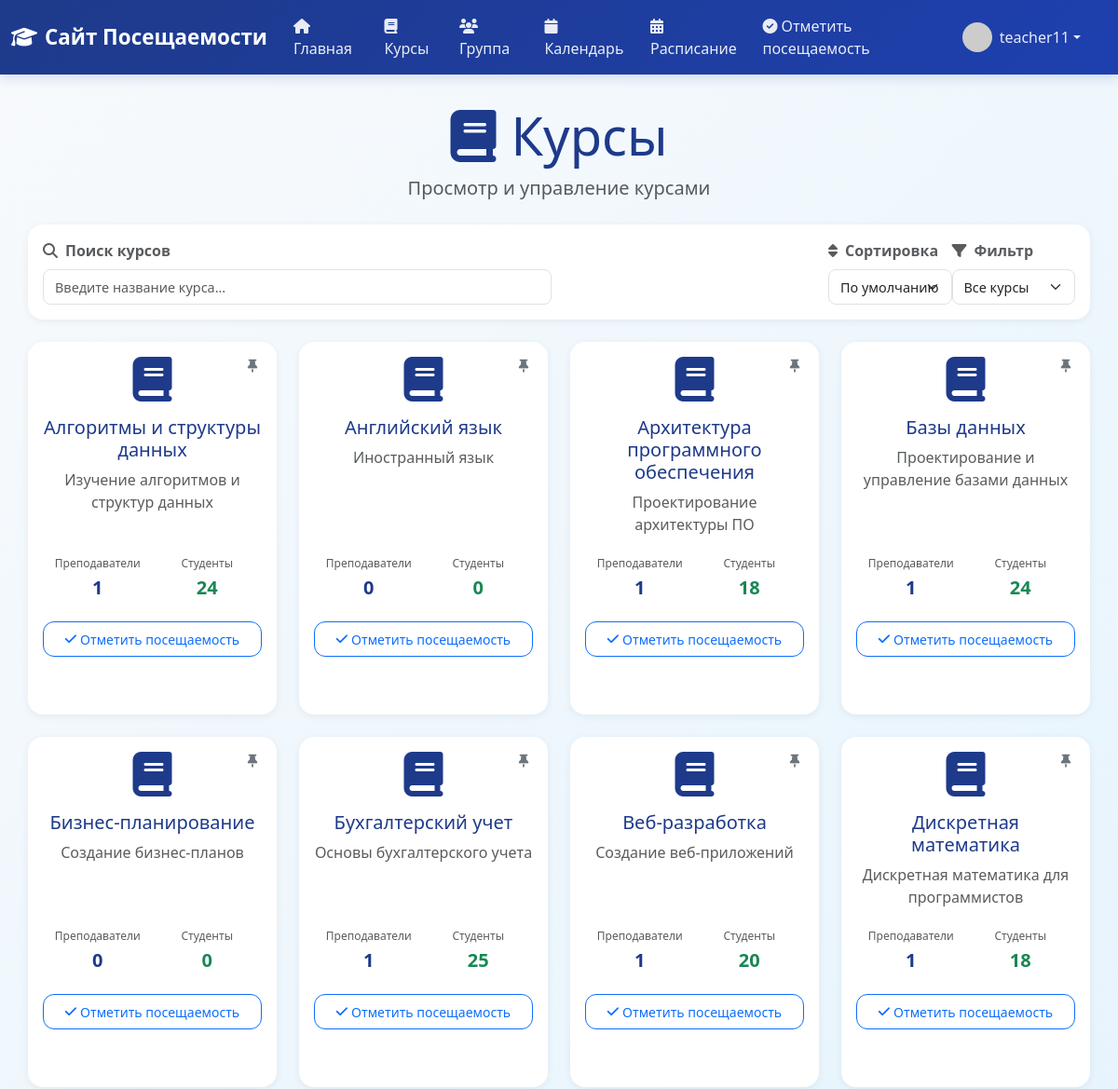
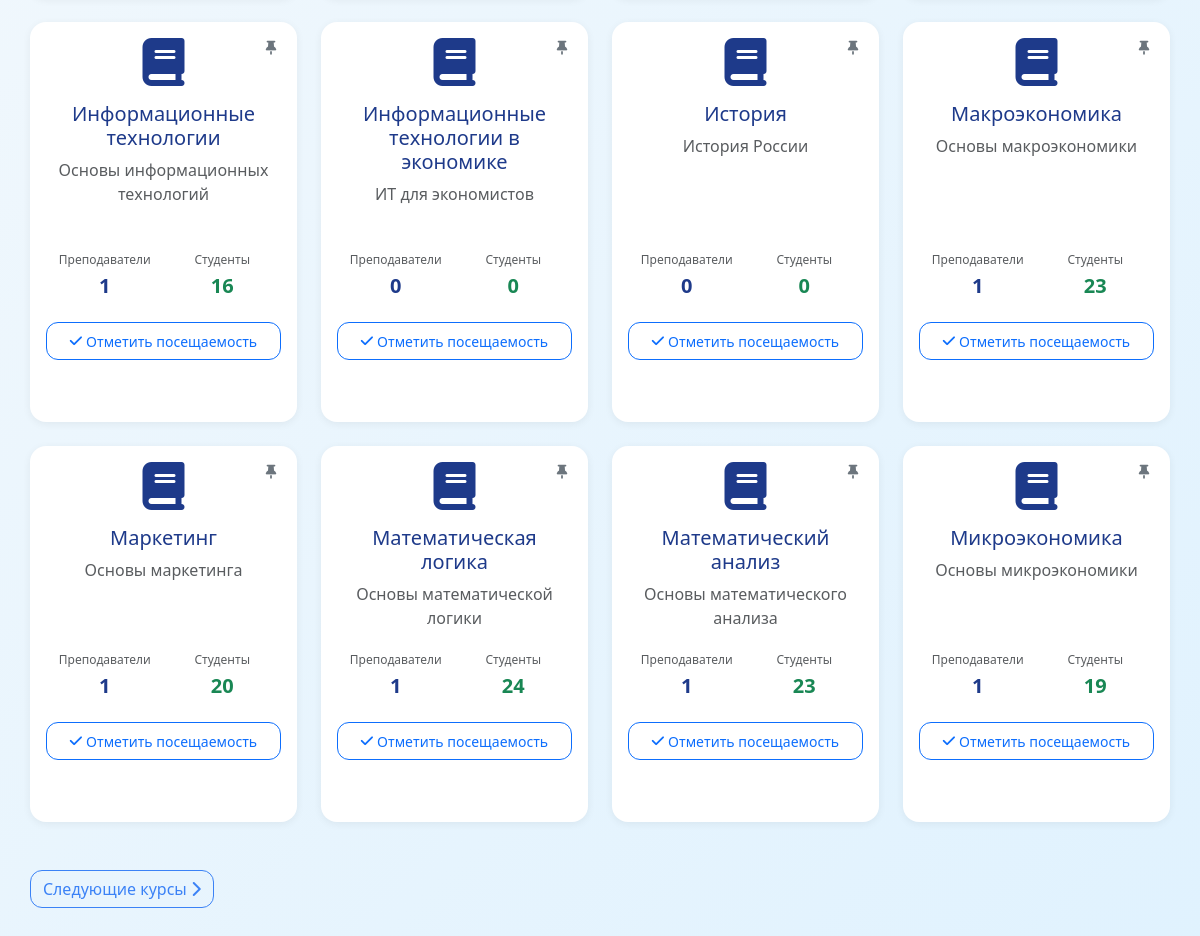
The app's page /courses (signed in) with its own data (2 pictures, top to bottom).
### app/models.py (models this page shows, shortened)
class User(UserMixin, db.Model):
    id: so.Mapped[int] = so.mapped_column(primary_key=True)
    username: so.Mapped[str] = so.mapped_column(sa.String(64), index=True, unique=True)
    email: so.Mapped[str] = so.mapped_column(sa.String(120), index=True, unique=True)
    password_hash: so.Mapped[Optional[str]] = so.mapped_column(sa.String(256))
    role: so.Mapped[str] = so.mapped_column(sa.String(20), default='student')
    about_me: so.Mapped[Optional[str]] = so.mapped_column(sa.String(140))
    last_seen: so.Mapped[Optional[datetime]] = so.mapped_column(default=lambda: datetime.now(timezone.utc))
    sent_messages: so.Mapped[List['Message']] = so.relationship(
        'Message',
        foreign_keys='Message.sender_id',
        back_populates='sender'
    )
    received_messages: so.Mapped[List['Message']] = so.relationship(
        'Message',
        foreign_keys='Message.recipient_id',
        back_populates='recipient'
    )
    teaching_courses: so.Mapped[List['Course']] = so.relationship(
        secondary=teacher_course_association,
        back_populates='teachers',
        collection_class=list
    )
    enrolled_courses: so.Mapped[List['Course']] = so.relationship(
        secondary=student_course_association,
        back_populates='students',
        collection_class=list,
        lazy='joined'
    )
    favorite_courses: so.Mapped[List['Course']] = so.relationship(
        secondary=user_favorites_association,
        back_populates='favorited_by',
        collection_class=list
    )
    group: so.Mapped[Optional['Group']] = so.relationship(
        secondary=student_group_association,
        back_populates='students',
        uselist=False
    )
    attendance_records: so.WriteOnlyMapped['AttendanceRecord'] = so.relationship(
        back_populates='student',
        cascade="all, delete-orphan"
    )
    news_posts: so.Mapped[List['News']] = so.relationship(
        back_populates='author',
        cascade="all, delete-orphan"
    )
    def avatar(self, size: int) -> str:
        digest = md5(self.email.lower().encode('utf-8')).hexdigest()
        return f'https://www.gravatar.com/avatar/{digest}?d=identicon&s={size}'

class Course(db.Model):
    id: so.Mapped[int] = so.mapped_column(primary_key=True)
    name: so.Mapped[str] = so.mapped_column(sa.String(100), unique=True, index=True)
    description: so.Mapped[Optional[str]] = so.mapped_column(sa.String(256))
    teachers: so.Mapped[List['User']] = so.relationship(
        secondary=teacher_course_association,
        back_populates='teaching_courses',
        collection_class=list
    )
    students: so.Mapped[List['User']] = so.relationship(
        secondary=student_course_association,
        back_populates='enrolled_courses',
        collection_class=list,
        lazy='joined'
    )
    favorited_by: so.Mapped[List['User']] = so.relationship(
        secondary=user_favorites_association,
        back_populates='favorite_courses',
        collection_class=list
    )
    attendance_records: so.WriteOnlyMapped['AttendanceRecord'] = so.relationship(
        back_populates='course',
        cascade="all, delete-orphan"
    )

### app/routes.py (the view, shortened to what this page needs)
@app.route('/courses')
@login_required
def courses():
    page = request.args.get('page', 1, type=int)
    search = request.args.get('search', '')
    sort_by = request.args.get('sort_by', 'favorites_first')
    filter_favorites = request.args.get('filter_favorites', 'all')
    courses_query = sa.select(Course)
    if filter_favorites == 'favorites':
        favorite_course_ids = [c.id for c in current_user.favorite_courses]
        if favorite_course_ids:
            courses_query = courses_query.where(Course.id.in_(favorite_course_ids))
        else:
            courses_query = courses_query.where(Course.id == 0)
    elif filter_favorites == 'not_favorites':
        favorite_course_ids = [c.id for c in current_user.favorite_courses]
        if favorite_course_ids:
            courses_query = courses_query.where(Course.id.notin_(favorite_course_ids))
    if sort_by == 'name':
        courses_query = courses_query.order_by(Course.name)
    elif sort_by == 'name_desc':
        courses_query = courses_query.order_by(Course.name.desc())
    elif sort_by == 'favorites_first':
        pass
    elif sort_by == 'description':
        courses_query = courses_query.order_by(Course.description)
    else:
        pass
    courses = db.session.execute(courses_query).scalars().unique().all()
    if sort_by == 'favorites_first':
        favorite_course_ids = {c.id for c in current_user.favorite_courses}
        courses.sort(key=lambda c: (not favorite_course_ids.__contains__(c.id), c.name.lower()))
    per_page = 16
    total_courses = len(courses)
    total_pages = (total_courses + per_page - 1) // per_page
    if page < 1:
        page = 1
    elif page > total_pages and total_pages > 0:
        page = total_pages
    start_idx = (page - 1) * per_page
    end_idx = start_idx + per_page
    courses_page = courses[start_idx:end_idx]
    next_url = url_for('courses', page=page + 1, search=search, sort_by=sort_by, filter_favorites=filter_favorites) \
        if page < total_pages else None
    prev_url = url_for('courses', page=page - 1, search=search, sort_by=sort_by, filter_favorites=filter_favorites) \
        if page > 1 else None
    courses = courses_page
    return render_template('courses/courses.html',
                         title='Курсы',
                         courses=courses,
                         next_url=next_url,
                         prev_url=prev_url,
                         search=search,
                         sort_by=sort_by,
                         filter_favorites=filter_favorites)

### app/models.py (called while the page is built)
@login.user_loader
def load_user(id: int) -> Optional[User]:
    return db.session.get(User, id)

### app/templates/courses/courses.html (shortened to what this page needs)
{% extends "base.html" %}
{% block content %}
<div class="container">
    <div class="text-center mb-4">
        <h1 class="display-4 text-primary">
            <i class="fas fa-book me-3"></i>Курсы
        </h1>
        <p class="lead text-muted">Просмотр и управление курсами</p>
    </div>
    <div class="card border-0 shadow-sm mb-4">
        <div class="card-body py-3">
            <div class="row g-3 align-items-end">
                <div class="col-md-6">
                    <label for="liveSearch" class="form-label fw-semibold text-muted mb-2 fs-6">
                        <i class="fas fa-search me-2"></i>Поиск курсов
                    </label>
                    <div class="search-container position-relative">
                        <input type="text" class="form-control" id="liveSearch" placeholder="Введите название курса..." autocomplete="off">
                    </div>
                </div>
                <div class="col-md-3">
                    <div class="row g-0">
                        <div class="col-6">
                            <label for="sort_by" class="form-label fw-semibold text-muted mb-2">
                                <i class="fas fa-sort me-2"></i>Сортировка
                            </label>
                            <select class="form-select form-select-sm h-100" name="sort_by" id="sort_by" style="max-width: 150px;">
                                <option value="favorites_first" {% if sort_by == 'favorites_first' %}selected{% endif %}>
                                    По умолчанию
                                </option>
                            </select>
                        </div>
                        <div class="col-6">
                            <label for="filter_favorites" class="form-label fw-semibold text-muted mb-2">
                                <i class="fas fa-filter me-2"></i>Фильтр
                            </label>
                            <select class="form-select form-select-sm h-100" name="filter_favorites" id="filter_favorites" style="max-width: 150px;">
                                <option value="all" {% if filter_favorites == 'all' %}selected{% endif %}>
                                    Все курсы
                                </option>
                            </select>
                        </div>
                    </div>
                </div>
            </div>
        </div>
    </div>
    <div id="coursesContainer" style="position: relative; z-index: 1;">
        {% if courses %}
            <div class="row courses-container">
                {% for course in courses %}
                    <div class="col-md-6 col-lg-4 col-xl-3 mb-4" data-course-id="{{ course.id }}">
                        <div class="card h-100 border-0 shadow-sm course-card position-relative">
                            <button onclick="toggleFavorite({{ course.id }}, this)" class="btn btn-sm btn-outline-secondary border-0 favorite-btn" data-course-id="{{ course.id }}" data-is-favorite="{% if course in current_user.favorite_courses %}true{% else %}false{% endif %}" title="{% if course in current_user.favorite_courses %}Убрать из избранного{% else %}Добавить в избранное{% endif %}">
                                <i class="fas fa-thumbtack {% if course in current_user.favorite_courses %}text-warning{% else %}text-secondary{% endif %}"></i>
                            </button>
                            <div class="card-body text-center">
                                <div class="mb-3">
                                    <i class="fas fa-book fa-3x text-primary"></i>
                                </div>
                                <h5 class="card-title text-primary">{{ course.name }}</h5>
                                {% if course.description %}
                                    <p class="card-text text-muted course-description">{{ course.description }}</p>
                                {% endif %}
                                <div class="course-stats">
                                    <div class="row text-center">
                                        <div class="col-6">
                                            <small class="text-muted">Преподаватели</small>
                                            <div class="fw-bold text-primary">{{ course.teachers|length }}</div>
                                        </div>
                                        <div class="col-6">
                                            <small class="text-muted">Студенты</small>
                                            <div class="fw-bold text-success">{{ course.students|length }}</div>
                                        </div>
                                    </div>
                                </div>
                                <div class="d-grid gap-2">
                                    {% if current_user.role == 'teacher' %}
                                        <a href="{{ url_for('mark_attendance') }}?course_id={{ course.id }}"
                                           class="btn btn-outline-primary btn-sm action-btn">
                                            <i class="fas fa-check me-1"></i>Отметить посещаемость
                                        </a>
                                    {% endif %}
                                    {% if current_user.role == 'teacher' and not current_user.role == 'admin' %}
                                        <div class="action-btn-placeholder"></div>
                                    {% endif %}
                                </div>
                            </div>
                        </div>
                    </div>
                {% endfor %}
            </div>
            {% if next_url or prev_url %}
                <div class="d-flex justify-content-between align-items-center mt-4">
                    {% if next_url %}
                        <a href="{{ next_url }}" class="btn btn-outline-primary">
                            Следующие курсы<i class="fas fa-chevron-right ms-1"></i>
                        </a>
                    {% endif %}
                </div>
            {% endif %}
        {% endif %}
    </div>
</div>
{% endblock %}

### app/templates/base.html (shortened to what this page needs)
<!doctype html>
<html lang="ru">
  <head>
    <link href="https://cdn.jsdelivr.net/npm/bootstrap@5.3.0/dist/css/bootstrap.min.css" rel="stylesheet">
    <link href="https://cdnjs.cloudflare.com/ajax/libs/font-awesome/6.4.0/css/all.min.css" rel="stylesheet">
  </head>
  <body>
    {% if current_user.is_authenticated %}
    <nav class="navbar navbar-expand-lg navbar-dark mb-4">
      <div class="container-fluid">
        <a class="navbar-brand" href="{{ url_for('index') }}">
            <i class="fas fa-graduation-cap me-2"></i>Сайт Посещаемости
        </a>
        <div class="collapse navbar-collapse" id="navbarNav">
          <ul class="navbar-nav me-auto mb-2 mb-lg-0">
            <li class="nav-item">
              <a class="nav-link" href="{{ url_for('index') }}">
                  <i class="fas fa-home me-1"></i>Главная
              </a>
            </li>
            <li class="nav-item">
                <a class="nav-link" href="{{ url_for('courses') }}">
                    <i class="fas fa-book me-1"></i>Курсы
                </a>
              </li>
              <li class="nav-item">
                <a class="nav-link" href="{{ url_for('group') }}">
                    <i class="fas fa-users me-1"></i>Группа
                </a>
              </li>
              <li class="nav-item">
                <a class="nav-link" href="{{ url_for('calendar') }}">
                    <i class="fas fa-calendar me-1"></i>Календарь
                </a>
              </li>
              <li class="nav-item">
                <a class="nav-link" href="{{ url_for('schedule') }}">
                    <i class="fas fa-calendar-alt me-1"></i>Расписание
                </a>
              </li>
              {% if current_user.role == 'teacher' %}
              <li class="nav-item">
                <a class="nav-link" href="{{ url_for('mark_attendance') }}">
                    <i class="fas fa-check-circle me-1"></i>Отметить посещаемость
                </a>
              </li>
              {% endif %}
          </ul>
          <ul class="navbar-nav ms-auto">
            <li class="nav-item dropdown">
              <a class="nav-link dropdown-toggle d-flex align-items-center" href="#"
                 id="profileDropdown" role="button" data-bs-toggle="dropdown" aria-expanded="false">
                <img src="{{ current_user.avatar(32) }}" alt="Аватар"
                     class="rounded-circle me-2" style="width: 32px; height: 32px;">
                <span>{{ current_user.username }}</span>
              </a>
            </li>
          </ul>
        </div>
      </div>
    </nav>
    {% endif %}
    <div class="container">
        {% block content %}{% endblock %}
    </div>
  </body>
</html>

### app/templates/base.html (style rules this page uses)
:root { --primary-blue: #1e3a8a; --secondary-blue: #3b82f6; --light-blue: #dbeafe; --accent-blue: #60a5fa; --dark-blue: #1e40af; }
body { background: linear-gradient(135deg, #f8fafc 0%, #e0f2fe 100%); min-height: 100vh; font-family: 'Segoe UI', Tahoma, Geneva, Verdana, sans-serif; }
.navbar { background: linear-gradient(135deg, var(--primary-blue) 0%, var(--dark-blue) 100%) !important; box-shadow: 0 4px 12px rgba(30, 58, 138, 0.15); }
.navbar-brand { color: white !important; font-weight: 600; font-size: 1.4rem; }
.nav-link { color: rgba(255, 255, 255, 0.9) !important; transition: all 0.3s ease; border-radius: 8px; margin: 0 4px;e }
.container { background: transparent; border-radius: 0; box-shadow: none; padding: 0; margin-top: 2rem; margin-bottom: 2rem; }
h1, h2, h3 { color: var(--primary-blue); font-weight: 600; }
.card { border: none; border-radius: 16px; box-shadow: 0 4px 20px rgba(0, 0, 0, 0.08); transition: transform 0.3s ease, box-shadow 0.3s ease; }
.form-control { border-radius: 12px; border: 2px solid #e5e7eb; transition: all 0.3s ease; }
.btn { border-radius: 12px; font-weight: 500; transition: all 0.3s ease; }
.form-select { border-radius: 12px; border: 2px solid #e5e7eb; transition: all 0.3s ease; }
.form-label { font-weight: 500; color: var(--primary-blue); margin-bottom: 0.5rem; }
.text-primary { color: var(--primary-blue) !important; }
.btn-outline-primary { border-color: var(--secondary-blue); color: var(--secondary-blue); transition: all 0.3s ease; }
.fas, .far, .fab { transition: transform 0.3s ease; }
.shadow-sm { box-shadow: 0 2px 8px rgba(0, 0, 0, 0.06) !important; }
.nav-item.dropdown { position: relative; margin-right: 1rem; }
.nav-item.dropdown .dropdown-toggle { white-space: nowrap; overflow: hidden; text-overflow: ellipsis; max-width: 200px; }

### records on screen
User: username "teacher11"
Course: name "Алгоритмы и структуры данных", description "Изучение алгоритмов и структур данных", teachers|length "1", students|length "24"
Course: name "Английский язык", description "Иностранный язык", teachers|length "0", students|length "0"
Course: name "Архитектура программного обеспечения", description "Проектирование архитектуры ПО", teachers|length "1", students|length "18"
Course: name "Базы данных", description "Проектирование и управление базами данных", teachers|length "1", students|length "24"
Course: name "Бизнес-планирование", description "Создание бизнес-планов", teachers|length "0", students|length "0"
Course: name "Бухгалтерский учет", description "Основы бухгалтерского учета", teachers|length "1", students|length "25"
Course: name "Веб-разработка", description "Создание веб-приложений", teachers|length "1", students|length "20"
Course: name "Дискретная математика", description "Дискретная математика для программистов", teachers|length "1", students|length "18"
Course: name "Информационные технологии", description "Основы информационных технологий", teachers|length "1", students|length "16"
Course: name "Информационные технологии в экономике", description "ИТ для экономистов", teachers|length "0", students|length "0"
Course: name "История", description "История России", teachers|length "0", students|length "0"
Course: name "Макроэкономика", description "Основы макроэкономики", teachers|length "1", students|length "23"
Course: name "Маркетинг", description "Основы маркетинга", teachers|length "1", students|length "20"
Course: name "Математическая логика", description "Основы математической логики", teachers|length "1", students|length "24"
Course: name "Математический анализ", description "Основы математического анализа", teachers|length "1", students|length "23"
Course: name "Микроэкономика", description "Основы микроэкономики", teachers|length "1", students|length "19"
